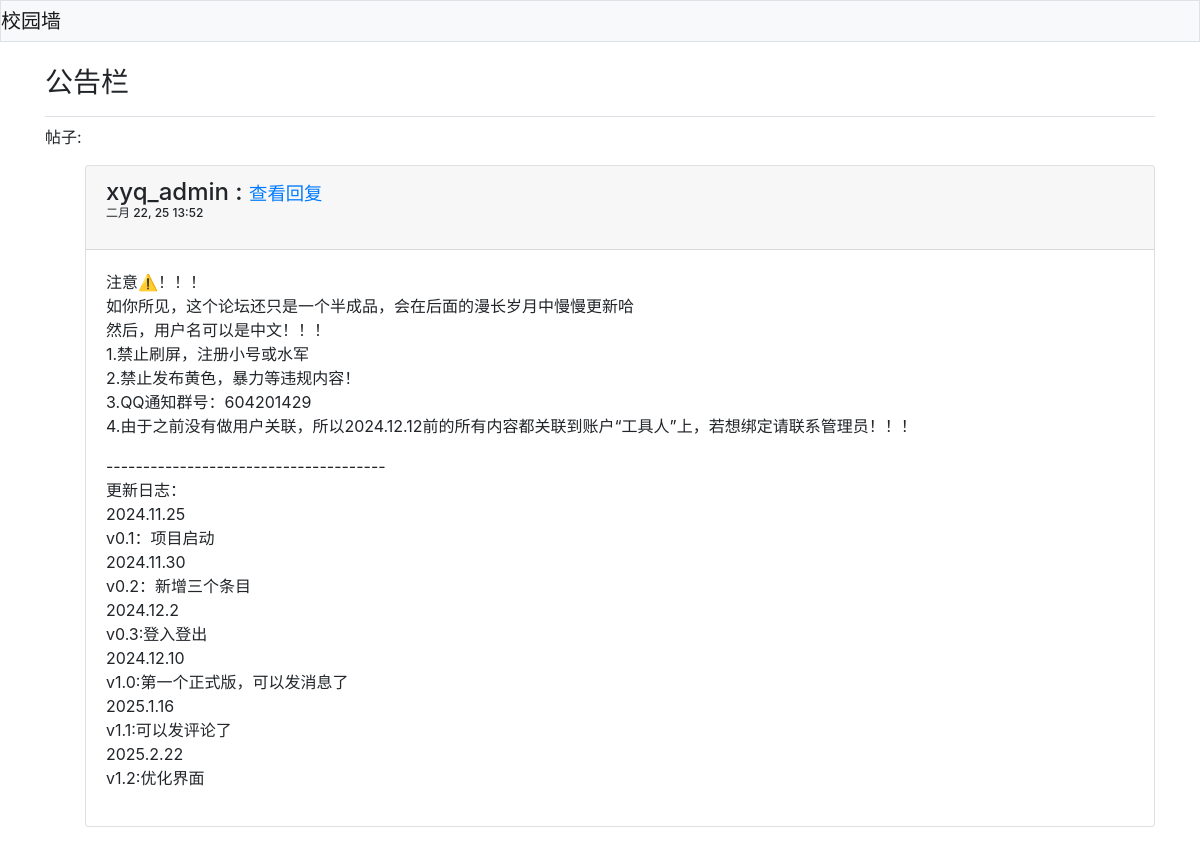
Before: /topics/3/ with the older database file.
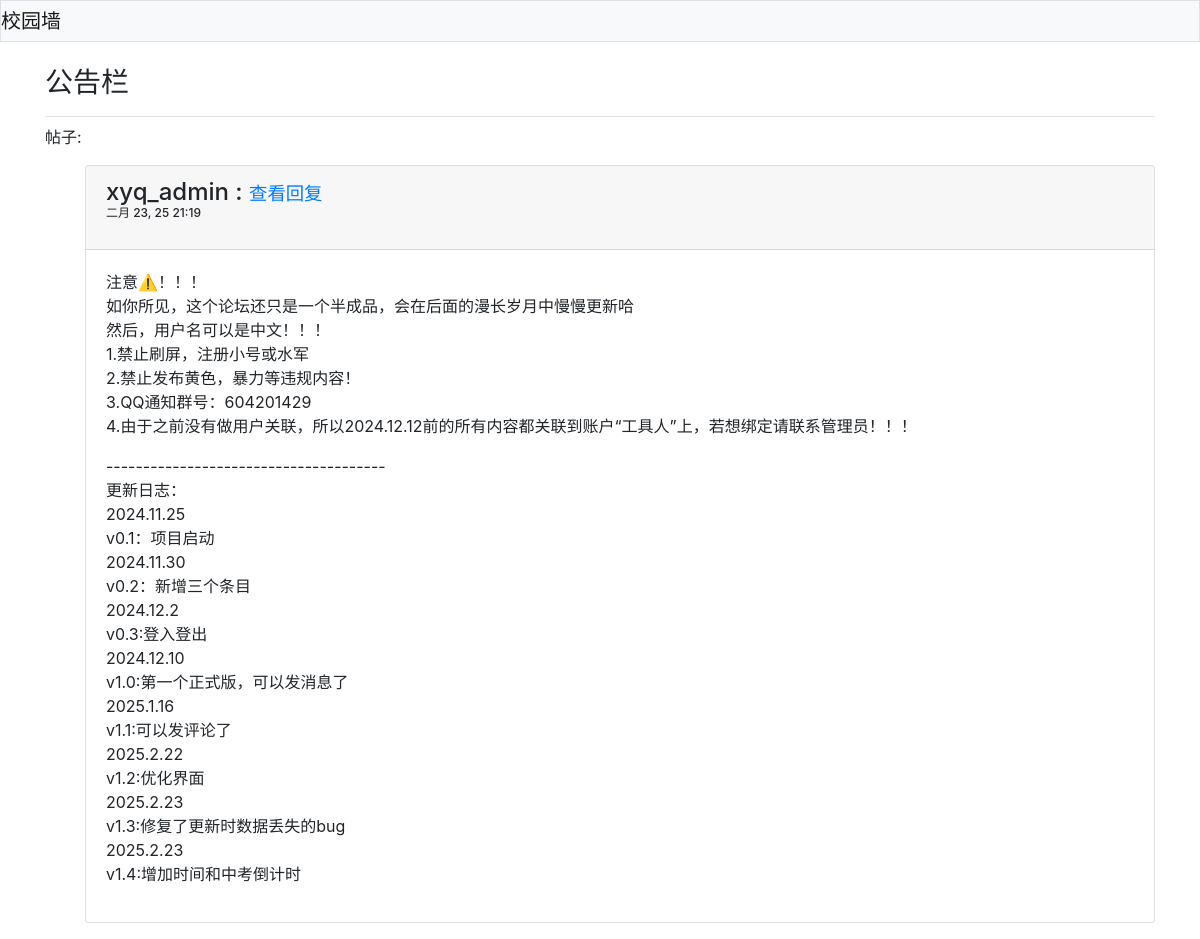
After: the same page with the newer database file.
### xyq_files/models.py (models this page shows, shortened)
class Topic(models.Model):
    text = models.CharField(max_length=200)
    date_added = models.DateTimeField(auto_now_add=True)
    def __str__(self):
        return self.text

class Entry(models.Model):
    topic = models.ForeignKey(Topic,on_delete=models.CASCADE)
    text = models.TextField()
    date_added = models.DateTimeField(auto_now=True)
    owner = models.ForeignKey(User,on_delete=models.CASCADE)
    class Meta:
        verbose_name_plural = 'entries'

### xyq_files/views.py (the view)
# urls.py: path('topics/<int:topic_id>/', views.topic,name='topic'),
def topic(request,topic_id):
    topic =Topic.objects.get(id=topic_id)
    entries = topic.entry_set.order_by('-date_added')
    context ={'topic': topic,'entries': entries}
    return render(request,'xyq_files/topic.html',context)

### xyq_files/templates/xyq_files/topic.html (shortened to what this page needs)
{% extends "xyq_files/base.html" %}
{% block page_header %}
    <h3>{{ topic }}</h3>
{% endblock page_header %}
{% block content %}
    <p>帖子:</p>
    <ul>
    {% for entry in entries %}
        <div class="card mb-3">
            <h4 class="card-header">
                {{ entry.owner }} :
                <small></small><small><small>
                    <a href="{% url 'xyq_files:entry' entry.id %}">查看回复</a>
                </small></small></small></small>
                <p style="font-size: 12px;">
                    {{ entry.date_added|date:'M d, y H:i'}}
                </p>
                </h4>
                <div class="card-body">
                    {{ entry.text|linebreaks }}
            </div>
        </div>
    {% empty %}
        <p>此版块还没有内容哦</p>
    {% endfor %}
    </ul>
{% endblock content %}

### xyq_files/templates/xyq_files/base.html (shortened to what this page needs)
<link rel="stylesheet" href="https://unpkg.com/bootstrap@4.6.2/dist/css/bootstrap-theme.min.css"
>
{% load bootstrap4 %}
<!doctype html>
<html lang="zh-CN">
<head>
    {% bootstrap_css %}
</head>
<body>
    <nav class="navbar-expand-md navbar-light bg-light mb-4 border">
        <a class="navbar-brand" href="{% url 'xyq_files:index' %}">
            校园墙</a>
    </nav>
    <main role="main" class="container">
        <div class="pb-2 mb-2 border-bottom">
            {% block page_header %}{% endblock page_header %}
        </div>
        <div>
            {% block content %}{% endblock content %}
        </div>
    </main>
</body>
</html>

Changed rows visible on the page:
changed Entry "xyq_admin": date_added "二月 22, 25 13:52" → "二月 23, 25 21:19"; text "…2025.1.16 v1.1:可以发评论了 2025.2.22 v1.2:优化界面" → "…2025.1.16 v1.1:可以发评论了 2025.2.22 v1.2:优化界面 2025.2.23 v1.3:修复了更新时数据丢失的bug 2025.2.23 v1.4:增加时间和中考倒计时"
